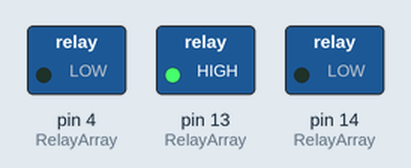
This sketch was run on a simulated Arduino Uno, built with avr-gcc and run on an emulated ATmega328P. Shown: switched loads named in the sketch (green lamp = pin HIGH).

Above: at 3.0 s.
At 6.5 s:
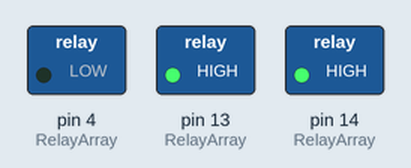
At 8.0 s:
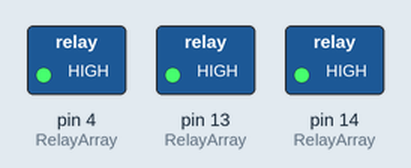
At 12.0 s:
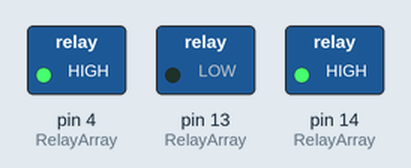
At 15.5 s:
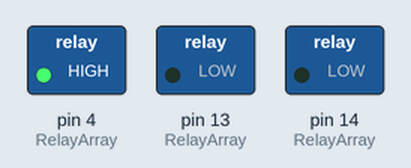
At 17.0 s:
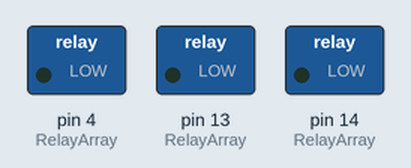
Timing chart, 0 to 23.4 s (numbered marks = the images above):
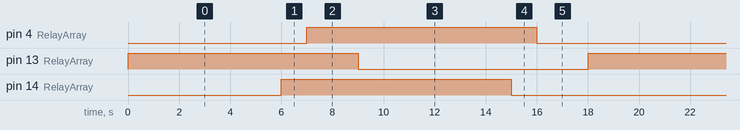

Measured:
- by itself, pin 4 (RelayArray), pin 13 (RelayArray), pin 14 (RelayArray): alternates HIGH for 9.0 s and LOW for 9.0 s

The sketch:

8CH_Relay_TestCode.ino
```cpp
#define RELAY1  13
#define RELAY2  27
#define RELAY3  26
#define RELAY4  25
#define RELAY5  33
#define RELAY6  32
#define RELAY7  14
#define RELAY8  4


int RelayArray[] = {RELAY1, RELAY2, RELAY3, RELAY4, RELAY5, RELAY6, RELAY7, RELAY8};
int i = 0;

void setup() {
  Serial.begin(115200);

  for (i = 0; i < 8; i++) {
    pinMode(RelayArray[i], OUTPUT);
    digitalWrite(RelayArray[i], LOW); // All relays off initially
  }
}

void loop() {
  for (i = 0; i < 8; i++) {
    digitalWrite(RelayArray[i], !digitalRead(RelayArray[i])); // Toggle state
    delay(1000);
  }
  delay(1000);
}
```
